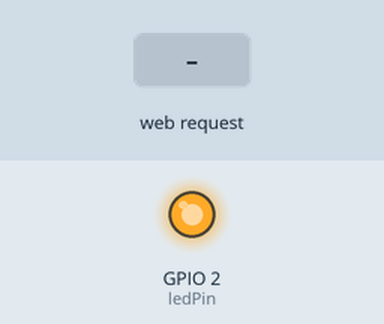
This sketch was run on a simulated ESP32. Shown: output pins drawn as LEDs (lit = HIGH). The inputs (shaded band) are chosen by the test bench. WiFi joins after 1.5 s; servers stay silent unless stated; what the sketch prints to the serial monitor is not drawn.

Above: at 2.7 s.
2.8 s: HTTP request GET /led=ON received
At 3.7 s:
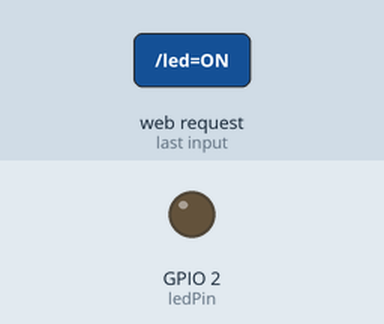
4.3 s: HTTP request GET /led=OFF received
At 4.8 s:
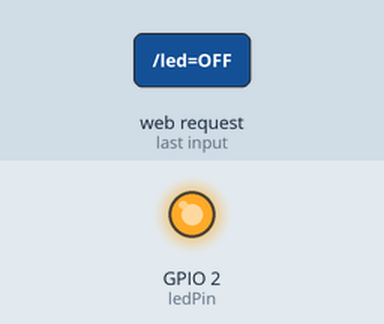
Timing chart, 0 to 7.3 s (numbered marks = the images above; inputs shaded):
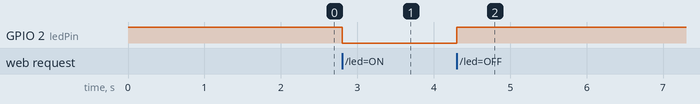

The sketch:

esp_code.ino
```cpp
#include <WiFi.h>
#include <WebServer.h>

// ----------- WiFi Credentials -----------
const char* ssid = "iqoo";
const char* password = "12345678";

// ----------- Web Server -----------
WebServer server(80);

// ----------- LED Pin -----------
const int ledPin = 2;

// ----------- Handlers -----------
// NOTE: Inverted logic for ESP32 built-in LED

void handleLED_ON() {
  digitalWrite(ledPin, LOW);   // ✅ LED ON
  server.send(200, "text/plain", "LED ON");
}

void handleLED_OFF() {
  digitalWrite(ledPin, HIGH);  // ❌ LED OFF
  server.send(200, "text/plain", "LED OFF");
}

// ----------- Setup -----------
void setup() {
  Serial.begin(115200);

  pinMode(ledPin, OUTPUT);
  digitalWrite(ledPin, HIGH);  // Start with LED OFF

  // Connect to WiFi
  WiFi.begin(ssid, password);
  Serial.print("Connecting to WiFi");

  while (WiFi.status() != WL_CONNECTED) {
    delay(500);
    Serial.print(".");
  }

  Serial.println("\nConnected!");
  Serial.print("ESP32 IP Address: ");
  Serial.println(WiFi.localIP());

  // Define routes
  server.on("/led=ON", handleLED_ON);
  server.on("/led=OFF", handleLED_OFF);

  server.begin();
  Serial.println("Server started");
}

// ----------- Loop -----------
void loop() {
  server.handleClient();
}
```

Measured:
- after the input at 2.8 s, GPIO 2 (ledPin): HIGH → LOW at once
- after the input at 4.3 s, GPIO 2 (ledPin): LOW → HIGH at once
